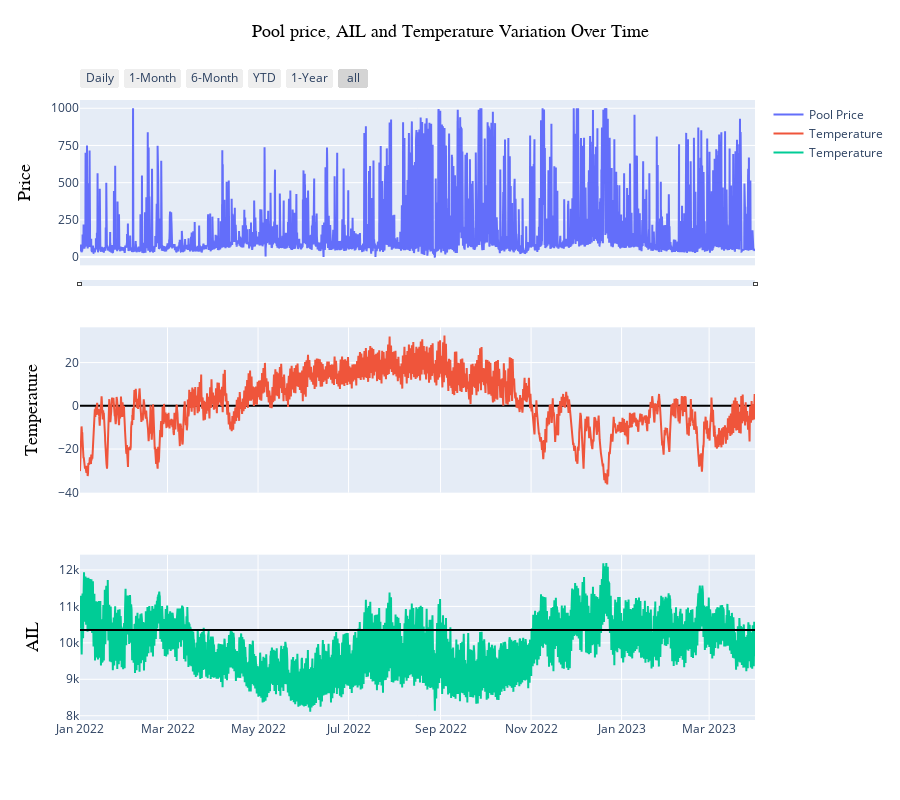

Here is the notebook cell this chart was saved with:
### Code cell
import plotly.graph_objects as go
from plotly.subplots import make_subplots

# Create subplot figure with 2 rows and 1 column
fig = make_subplots(rows=3, cols=1, shared_xaxes=True)

# Add first trace for price subplot
fig.add_trace(go.Scatter(x=final_2022_df['date'], y=final_2022_df['price_x'], name="Pool Price", hovertemplate='Date: %{x}<br>Price: %{y}<br>Day of week: %{x|%A}'), row=1, col=1)

# Add second trace for temperature subplot
fig.add_trace(go.Scatter(x=final_2022_df['date'], y=final_2022_df['avg_temp'], name="Temperature", hovertemplate='Date: %{x}<br>Price: %{y}<br>Day of week: %{x|%A}'), row=2, col=1)

fig.add_trace(go.Scatter(x=final_2022_df['date'], y=final_2022_df['ail_x'], name="Temperature", hovertemplate='Date: %{x}<br>Price: %{y}<br>Day of week: %{x|%A}'), row=3, col=1)

# Update layout
fig.update_layout(
    title={
        "text": "Pool price, AIL and Temperature Variation Over Time",
        "font": {"size": 18, "family": "Arial", "color": "black"},
        "y": 0.97,
        "x": 0.5,
        "xanchor": "center",
        "yanchor": "top",
    },
    xaxis_title={
        "font": {"size": 18, "family": "Arial", "color": "black"}
    },
    height=800,
    xaxis_range=["2023-03-20", "2023-03-31"],
    yaxis1={
        "title": "Price",
        "titlefont": {"size": 18, "family": "Arial", "color": "black"},
        "tickvals": [0, 250, 500, 750, 1000], # Set tick values for price yaxis,
        "side": "left", # Set yaxis to left side
    },
    yaxis2={
        "title": "Temperature",
        "titlefont": {"size": 18, "family": "Arial", "color": "black"},
        "side": "left", # Set yaxis to right side,
        "showgrid": True, # Show grid lines,
        "zeroline": True, # Add dark line at y=0 on x-axis
        "zerolinecolor": "black", # Set the color of the zeroline to black
        "zerolinewidth": 2, # Set the width of the zeroline to 2

    },
    yaxis3={
        "title": "AIL",
        "titlefont": {"size": 18, "family": "Arial", "color": "black"},
        "side": "left", # Set yaxis to right side,
        "showgrid": True, # Show grid lines,
        "zeroline": True, # Add dark line at y=0 on x-axis
        "zerolinecolor": "black", # Set the color of the zeroline to black
        "zerolinewidth": 2, # Set the width of the zeroline to 2

    },
    shapes=[
        {
            "type": "line",
            "x0": 0,
            "x1": 1,
            "xref": "paper",
            "y0": 10353.698332,
            "y1": 10353.698332,
            "yref": "y3",
            "line": {"color": "black", "width": 2},
        }
    ],
    xaxis={
        "showgrid": True, # Show grid lines,
    },
)

# Add slider
fig.update_layout(
    xaxis=dict(
        tickmode='linear',
        tick0=0,
        dtick=1,
        nticks=10,
        rangeselector=dict(
            buttons=list(
                [
                    dict(count=1, label="Daily", step="day", stepmode="backward"),  
                    dict(count=1, label="1-Month", step="month", stepmode="backward"),
                    dict(count=6, label="6-Month", step="month", stepmode="backward"),
                    dict(count=1, label="YTD", step="year", stepmode="todate"),
                    dict(count=1, label="1-Year", step="year", stepmode="backward"),
                    dict(step="all")
                ]
            )
        ),
        rangeslider=dict(visible=True, thickness=0.01, borderwidth=0)
    )
)

fig.show()

### Figure 1 — Plotly figure (JSON) as saved in the notebook; plotly's stock layout.template omitted (floating-point values rounded to 4 significant figures; data arrays with more than 128 entries replaced by an {"elided": "..."} marker saying what was removed)
{"data": [{"hovertemplate": "Date: %{x}<br>Price: %{y}<br>Day of week: %{x|%A}", "name": "Pool Price", "type": "scatter", "x": {"elided": "10917 str values"}, "xaxis": "x", "y": {"elided": "10917 float values"}, "yaxis": "y"}, {"hovertemplate": "Date: %{x}<br>Price: %{y}<br>Day of week: %{x|%A}", "name": "Temperature", "type": "scatter", "x": {"elided": "10917 str values"}, "xaxis": "x2", "y": {"elided": "10917 float values"}, "yaxis": "y2"}, {"hovertemplate": "Date: %{x}<br>Price: %{y}<br>Day of week: %{x|%A}", "name": "Temperature", "type": "scatter", "x": {"elided": "10917 str values"}, "xaxis": "x3", "y": {"elided": "10917 int values"}, "yaxis": "y3"}], "layout": {"height": 800, "shapes": [{"line": {"color": "black", "width": 2}, "type": "line", "x0": 0, "x1": 1, "xref": "paper", "y0": 10350.0, "y1": 10350.0, "yref": "y3"}], "title": {"font": {"color": "black", "family": "Arial", "size": 18}, "text": "Pool price, AIL and Temperature Variation Over Time", "x": 0.5, "xanchor": "center", "y": 0.97, "yanchor": "top"}, "xaxis": {"anchor": "y", "domain": [0, 1], "dtick": 1, "matches": "x3", "nticks": 10, "range": ["2023-03-20", "2023-03-31"], "rangeselector": {"buttons": [{"count": 1, "label": "Daily", "step": "day", "stepmode": "backward"}, {"count": 1, "label": "1-Month", "step": "month", "stepmode": "backward"}, {"count": 6, "label": "6-Month", "step": "month", "stepmode": "backward"}, {"count": 1, "label": "YTD", "step": "year", "stepmode": "todate"}, {"count": 1, "label": "1-Year", "step": "year", "stepmode": "backward"}, {"step": "all"}]}, "rangeslider": {"borderwidth": 0, "thickness": 0.01, "visible": true}, "showgrid": true, "showticklabels": false, "tick0": 0, "tickmode": "linear", "title": {"font": {"color": "black", "family": "Arial", "size": 18}}}, "xaxis2": {"anchor": "y2", "domain": [0, 1], "matches": "x3", "showticklabels": false}, "xaxis3": {"anchor": "y3", "domain": [0, 1]}, "yaxis": {"anchor": "x", "domain": [0.7333, 1], "side": "left", "tickvals": [0, 250, 500, 750, 1000], "title": {"font": {"color": "black", "family": "Arial", "size": 18}, "text": "Price"}}, "yaxis2": {"anchor": "x2", "domain": [0.3667, 0.6333], "showgrid": true, "side": "left", "title": {"font": {"color": "black", "family": "Arial", "size": 18}, "text": "Temperature"}, "zeroline": true, "zerolinecolor": "black", "zerolinewidth": 2}, "yaxis3": {"anchor": "x3", "domain": [0, 0.2667], "showgrid": true, "side": "left", "title": {"font": {"color": "black", "family": "Arial", "size": 18}, "text": "AIL"}, "zeroline": true, "zerolinecolor": "black", "zerolinewidth": 2}}}
